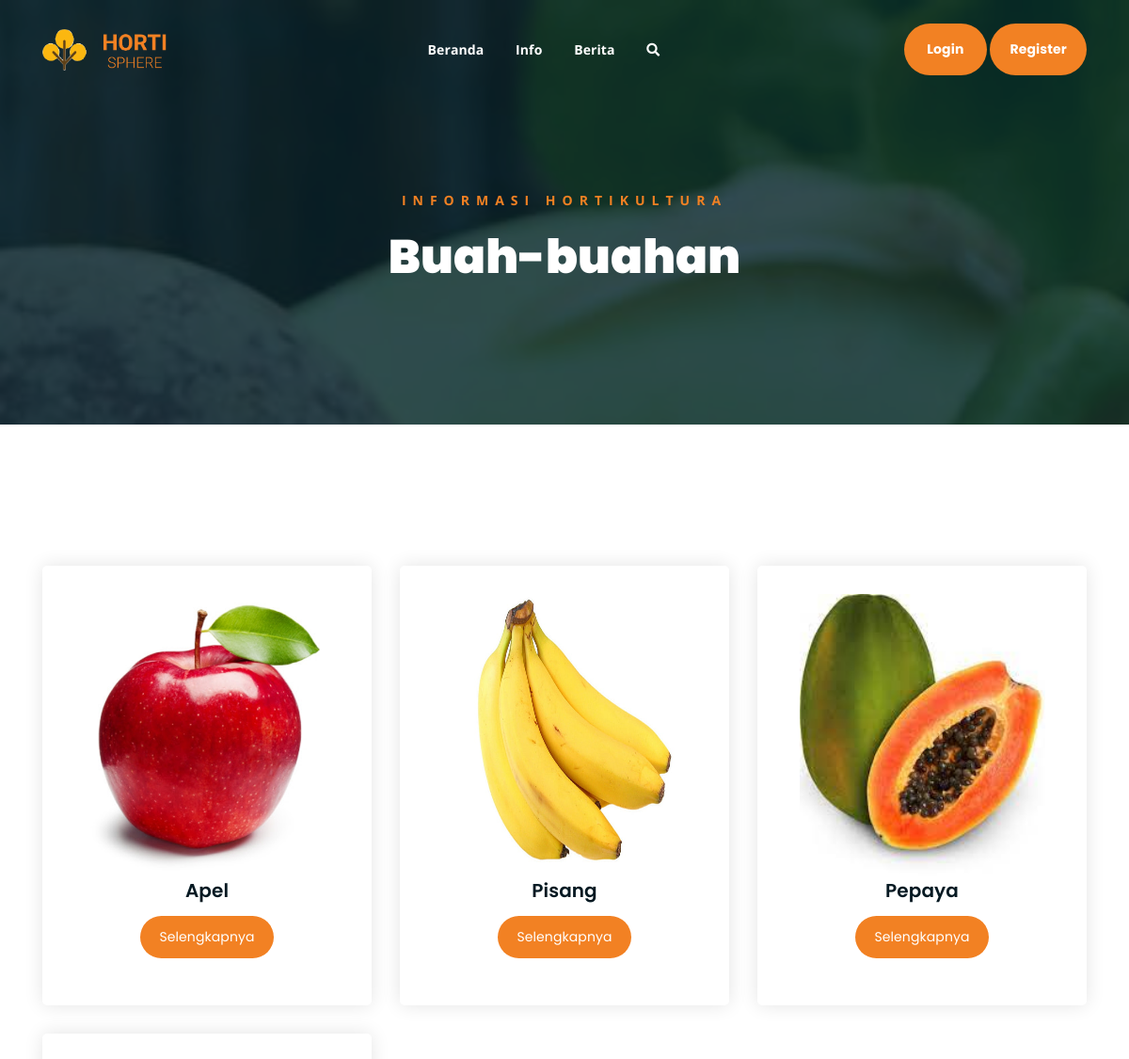
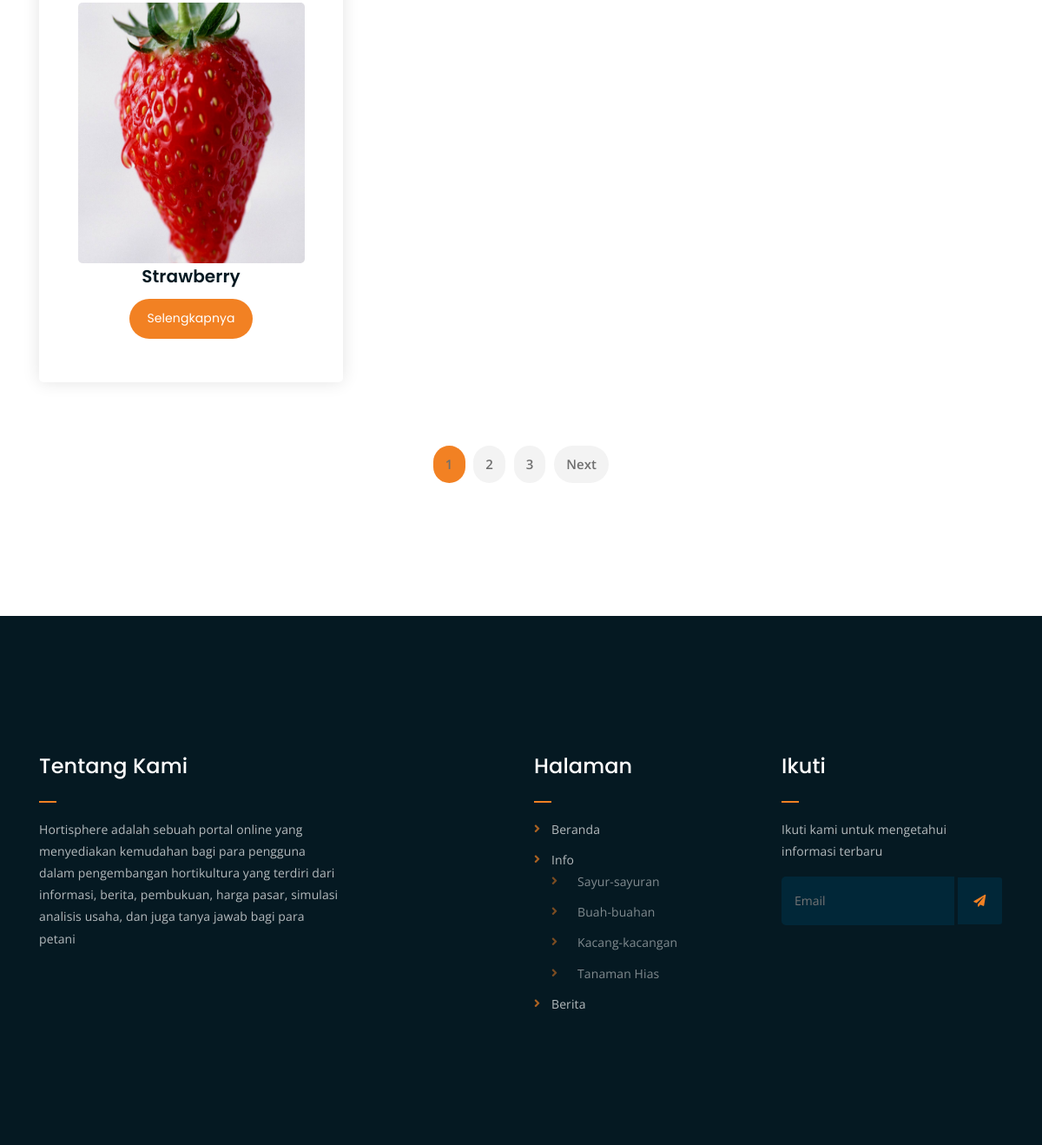
/index.php/c_info/buah, run on the app's committed database (2 pictures, top to bottom).
### tables this page shows
CREATE TABLE `informasi` (
  `id_info` int(20) NOT NULL,
  `id_user` int(20) NOT NULL,
  `tanggal_tambah` timestamp NOT NULL DEFAULT CURRENT_TIMESTAMP ON UPDATE CURRENT_TIMESTAMP,
  `jenis` enum('Sayur','Buah','Kacang','Tanaman Hias') NOT NULL,
  `nama_komoditas` varchar(255) NOT NULL,
  `deskripsi_komoditas` longtext,
  `gambar_komoditas` varchar(255) DEFAULT 'default.jpg',
  `persiapan` longtext,
  `pembibitan` longtext,
  `penanaman` longtext,
  `pemeliharaan` longtext,
  `obat_pertanian` longtext
);

### application/controllers/C_info.php (called while the page is built, shortened)
<?php
class C_info extends CI_Controller
{
    public function __construct()
    {
      $this->load->library('session');
      $this->load->helper('url');
      $this->load->library('upload');
      $this->load->library('pagination');
      $this->load->model('M_info');
    }
    public function buah()
    {
        $data['hortisphere'] = $this->M_info->lihatData_info();
        $this->load->view('templates/header1');
        $this->load->view('info/v_info_buah',$data);
        $this->load->view('templates/footer');
    }
}

### index.php (called while the page is built, shortened)
<?php
require_once BASEPATH.'core/CodeIgniter.php';

### application/models/M_info.php (called while the page is built, shortened)
<?php
class M_info extends CI_Model
{
    public function lihatData_info()
    {
        return $this->db->from('informasi')->get()->result();
    }
}

### application/views/info/v_info_buah.php (the view)
<div class="breadcrumb-section breadcrumb-bg">
		<div class="container">
			<div class="row">
				<div class="col-lg-8 offset-lg-2 text-center">
					<div class="breadcrumb-text">
						<p>Informasi Hortikultura</p>
						<h1>Buah-buahan</h1>
					</div>
				</div>
			</div>
		</div>
	</div>
	<div class="product-section mt-150 mb-150">
		<div class="container">
			<div class="row product-lists">
			<?php
                foreach ($hortisphere as $info) : ?>
				<div class="col-lg-4 col-md-6 text-center">
				<form class="form-horizontal" method="post" action="<?php echo base_url() . 'C_info/buah' . $info->id_info ?>">
				<?php if($info->jenis=='Buah'): ?>
					<div class="single-product-item">
						<div class="product-image">
							<img src="<?php echo base_url('upload/komoditas/'.$info->gambar_komoditas) ?>" height="300" width="100" style="display: block; margin: auto;"/>
						</div>
						<h3><?php echo $info->nama_komoditas ?></h3>
						<a href="<?=base_url()?>C_info/detail_info/<?=$info->id_info?>" class="cart-btn"></i> Selengkapnya</a>
					</div>
					<?php endif; ?>
					</form>
				</div>
				<?php endforeach; ?>
			</div>
			<div class="row">
				<div class="col-lg-12 text-center">
					<div class="pagination-wrap">
						<ul>
							<li><a class="active" href="#">1</a></li>
							<li><a  href="#">2</a></li>
							<li><a href="#">3</a></li>
							<li><a href="#">Next</a></li>
						</ul>
					</div>
				</div>
			</div>
		</div>
	</div>

### assets/css/main.css (style rules this page uses)
html { font-size: 14px; font-weight: 400; line-height: 28px; height: 100%; }
body { font-family: "Open Sans", sans-serif; font-weight: 400; font-size: 1rem; letter-spacing: 0.1px; line-height: 1.8; color: #051922; overflow-x: hidden; }
body img { max-width: 100%; }
a { cursor: pointer; text-decoration: none; -webkit-transition: all 0.2s ease-in-out; -o-transition: all 0.2s ease-in-out; transition: all 0.2s ease-in-out; }
h1, .h1, h2, .h2, h3, .h3, h4, .h4, h5, .h5, h6, .h6 { font-family: "Poppins", sans-serif; font-weight: 700; margin: 0 0 1.25rem 0; color: #051922; }
h1:last-child, .h1:last-child, h2:last-child, .h2:last-child, h3:last-child, .h3:last-child, h4:last-child, .h4:last-child, h5:last-child, .h5:last-child, h6:last-child, .h6:last-child { margin: 0; }
h1, .h1 { font-size: 4rem; font-weight: 700; line-height: 4rem; }
h3, .h3 { font-size: 2rem; font-weight: 700; line-height: 2.25rem; }
p { font-family: "Open Sans", sans-serif; font-weight: 400; font-size: 1rem; letter-spacing: 0.1px; line-height: 1.8; color: #051922; margin: 0 0 1.25rem 0; }
.mt-150 { margin-top: 150px; }
.mb-150 { margin-bottom: 150px; }
a.boxed-btn, a.bordered-btn, a.cart-btn { border-radius: 50px; }
.breadcrumb-bg { background-image: url(../img/breadcrumb-bg.jpg); }
.breadcrumb-text p { color: #F28123; font-weight: 700; text-transform: uppercase; letter-spacing: 7px; }
.breadcrumb-text h1 { font-size: 50px; font-weight: 900; color: #fff; margin: 0; margin-top: 20px; }
.breadcrumb-section { padding: 150px 0; background-size: cover; background-position: center center; position: relative; z-index: 1; background-attachment: fixed; padding-top: 200px; }
.breadcrumb-section:after { position: absolute; left: 0; top: 0; width: 100%; height: 100%; content: ""; background-color: #07212e; z-index: -1; opacity: 0.8; }
.pagination-wrap ul li a { -webkit-transition: 0.3s; -o-transition: 0.3s; transition: 0.3s; }
.product-image img { -webkit-transition: 0.3s; -o-transition: 0.3s; transition: 0.3s; }
a.cart-btn { -webkit-transition: 0.3s; -o-transition: 0.3s; transition: 0.3s; }
.single-product-item { -webkit-transition: 0.3s; -o-transition: 0.3s; transition: 0.3s; }
html, body { height: 100%; }
.pagination-wrap { margin-top: 40px; }
.pagination-wrap ul { margin: 0; padding: 0; list-style: none; }
.pagination-wrap ul li { display: inline-block; }
.pagination-wrap ul li a { color: #6f6f6f; font-size: 15px; background-color: #f3f3f3; display: inline-block; padding: 8px 14px; border-radius: 5px; margin: 3px; font-weight: 600; border-radius: 50px; }
.pagination-wrap ul li a.active { background-color: #F28123; }
.single-product-item { margin-bottom: 30px; }
.product-image { padding: 30px; padding-bottom: 0; }
.product-image img { width: 90%; border-radius: 5px; margin-bottom: 20px; }
.single-product-item h3 { font-size: 20px; font-weight: 600; margin-bottom: 10px; }
a.cart-btn { font-family: 'Poppins', sans-serif; display: inline-block; background-color: #F28123; color: #fff; padding: 10px 20px; }
.single-product-item { -webkit-box-shadow: 0 0 20px #e4e4e4; box-shadow: 0 0 20px #e4e4e4; padding-bottom: 50px; border-radius: 5px; }

### data on the page
informasi: gambar_komoditas (picture), nama_komoditas "Apel"
informasi: gambar_komoditas (picture), nama_komoditas "Pisang"
informasi: gambar_komoditas (picture), nama_komoditas "Pepaya"
informasi: gambar_komoditas (picture), nama_komoditas "Strawberry"
